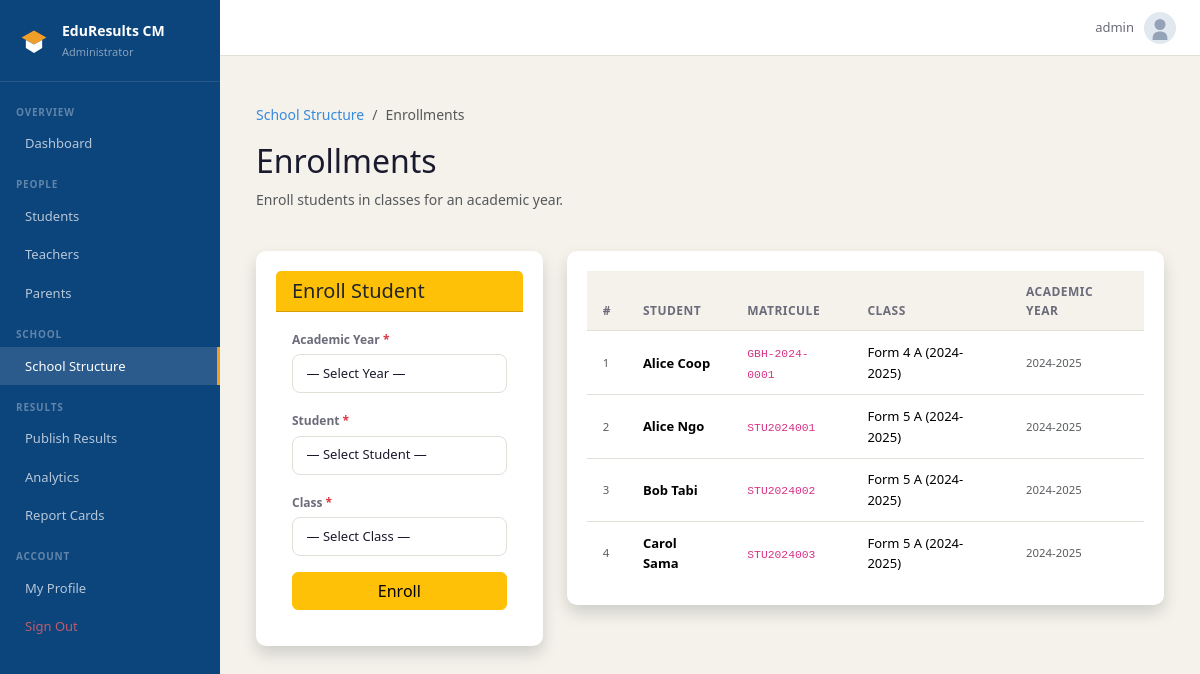
Before: /school/enrollments/ (signed in) with the older database file.
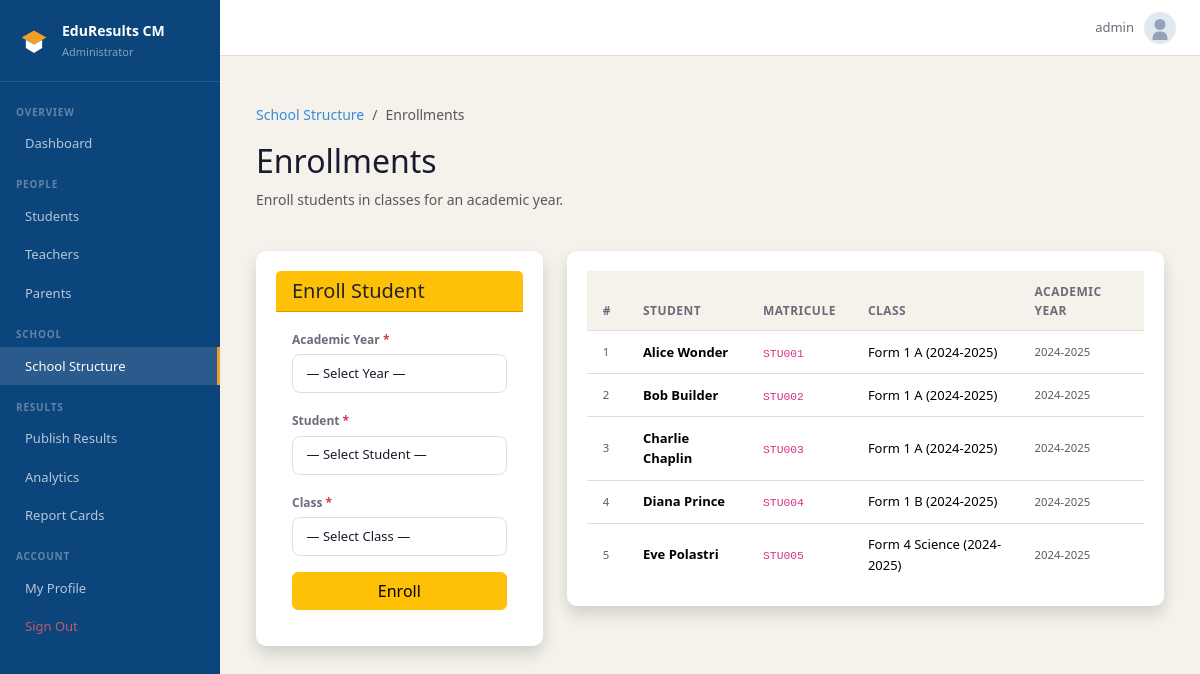
After: the same page with the newer database file.
### school/models.py (models this page shows, shortened)
class Enrollment(models.Model):
    student       = models.ForeignKey(Student, on_delete=models.CASCADE,
                                      related_name='enrollments')
    class_group   = models.ForeignKey(Class, on_delete=models.CASCADE,
                                      related_name='enrollments')
    academic_year = models.ForeignKey(AcademicYear, on_delete=models.CASCADE)
    class Meta:
        unique_together = ['student', 'academic_year']

class Class(models.Model):
    academic_year = models.ForeignKey(AcademicYear, on_delete=models.CASCADE,
                                      related_name='classes')
    level         = models.CharField(max_length=20, choices=CLASS_LEVELS)
    suffix        = models.CharField(max_length=3, blank=True)   # e.g. "A", "B"
    class_teacher = models.ForeignKey(Teacher, null=True, blank=True,
                                      on_delete=models.SET_NULL,
                                      related_name='class_teacher_of')
    def __str__(self):
        return f"{self.level}{' ' + self.suffix if self.suffix else ''} ({self.academic_year})"
    class Meta:
        ordering = ['academic_year', 'level', 'suffix']
        verbose_name_plural = 'Classes'

class AcademicYear(models.Model):
    label      = models.CharField(max_length=20)        # e.g. "2024-2025"
    start_date = models.DateField()
    end_date   = models.DateField()
    is_active  = models.BooleanField(default=False)
    def __str__(self):
        return self.label
    class Meta:
        ordering = ['-start_date']

### accounts/models.py (models this page shows, shortened)
class Student(models.Model):
    user       = models.OneToOneField(User, on_delete=models.CASCADE,
                                      related_name='student_profile')
    matricule  = models.CharField(max_length=20, unique=True)
    date_of_birth = models.DateField(null=True, blank=True)
    photo      = models.ImageField(upload_to=student_photo_upload_to, null=True, blank=True)

class User(AbstractUser):
    ROLE_CHOICES = [
        ('admin',   'Administrator'),
        ('teacher', 'Teacher'),
        ('student', 'Student'),
        ('parent',  'Parent'),
    ]
    role = models.CharField(max_length=10, choices=ROLE_CHOICES, default='student')
    def is_admin(self):   return self.role == 'admin'

### school/views.py (the view, shortened to what this page needs)
# urls.py: path('enrollments/', views.manage_enrollments, name='enrollments'),
@login_required
@role_required('admin')
def manage_enrollments(request):
    years = AcademicYear.objects.order_by('-start_date')
    students = Student.objects.order_by('user__first_name', 'user__last_name')
    classes = Class.objects.select_related('academic_year').order_by('academic_year', 'level', 'suffix')
    enrollments = Enrollment.objects.select_related('student__user', 'class_group', 'academic_year').order_by('academic_year', 'class_group')
    return render(request, 'school/enrollments.html', {
        'years': years,
        'students': students,
        'classes': classes,
        'enrollments': enrollments,
    })

### templates/school/enrollments.html (shortened to what this page needs)
{% extends 'base.html' %}
{% block nav_structure %}active{% endblock %}
{% block content %}
<div class="container mt-4">
    <div class="row mb-4 align-items-center">
        <div class="col">
            <nav aria-label="breadcrumb">
                <ol class="breadcrumb">
                    <li class="breadcrumb-item"><a href="{% url 'school:structure' %}">School Structure</a></li>
                    <li class="breadcrumb-item active">Enrollments</li>
                </ol>
            </nav>
            <h2>Enrollments</h2>
            <p class="text-muted">Enroll students in classes for an academic year.</p>
        </div>
    </div>
    <div class="row g-4">
        <div class="col-md-4">
            <div class="card shadow border-0">
                <div class="card-header bg-warning text-dark">
                    <h5 class="mb-0"> Enroll Student</h5>
                </div>
                <div class="card-body">
                    <form method="post">
                        <div class="mb-3">
                            <label class="form-label fw-bold">Academic Year <span class="text-danger">*</span></label>
                            <select name="academic_year" class="form-select" required>
                                <option value="">— Select Year —</option>
                            </select>
                        </div>
                        <div class="mb-3">
                            <label class="form-label fw-bold">Student <span class="text-danger">*</span></label>
                            <select name="student" class="form-select" required>
                                <option value="">— Select Student —</option>
                            </select>
                        </div>
                        <div class="mb-3">
                            <label class="form-label fw-bold">Class <span class="text-danger">*</span></label>
                            <select name="class_group" class="form-select" required>
                                <option value="">— Select Class —</option>
                            </select>
                        </div>
                        <button type="submit" class="btn btn-warning w-100">
                             Enroll
                        </button>
                    </form>
                </div>
            </div>
        </div>
        <div class="col-md-8">
            <div class="card shadow border-0">
                <div class="card-body p-0">
                    <div class="table-responsive">
                        <table class="table table-hover align-middle mb-0">
                            <thead class="table-dark">
                                <tr>
                                    <th>#</th>
                                    <th>Student</th>
                                    <th>Matricule</th>
                                    <th>Class</th>
                                    <th>Academic Year</th>
                                </tr>
                            </thead>
                            <tbody>
                                {% for enr in enrollments %}
                                <tr>
                                    <td class="text-muted small">{{ forloop.counter }}</td>
                                    <td class="fw-bold">{{ enr.student.user.get_full_name }}</td>
                                    <td><code>{{ enr.student.matricule }}</code></td>
                                    <td>{{ enr.class_group }}</td>
                                    <td class="text-muted small">{{ enr.academic_year.label }}</td>
                                </tr>
                                {% empty %}
                                <tr>
                                    <td colspan="5" class="text-center py-5 text-muted">No enrollments yet.</td>
                                </tr>
                                {% endfor %}
                            </tbody>
                        </table>
                    </div>
                </div>
            </div>
        </div>
    </div>
</div>
{% endblock %}

Changed rows visible on the page:
removed Enrollment: student.user.get_full_name "Alice Coop", student.matricule "GBH-2024-0001", class_group "Form 4 A (2024-2025)", academic_year.label "2024-2025"
removed Enrollment: student.user.get_full_name "Alice Ngo", student.matricule "STU2024001", class_group "Form 5 A (2024-2025)", academic_year.label "2024-2025"
removed Enrollment: student.user.get_full_name "Bob Tabi", student.matricule "STU2024002", class_group "Form 5 A (2024-2025)", academic_year.label "2024-2025"
removed Enrollment: student.user.get_full_name "Carol Sama", student.matricule "STU2024003", class_group "Form 5 A (2024-2025)", academic_year.label "2024-2025"
added Enrollment: student.user.get_full_name "Alice Wonder", student.matricule "STU001", class_group "Form 1 A (2024-2025)", academic_year.label "2024-2025"
added Enrollment: student.user.get_full_name "Bob Builder", student.matricule "STU002", class_group "Form 1 A (2024-2025)", academic_year.label "2024-2025"
added Enrollment: student.user.get_full_name "Charlie Chaplin", student.matricule "STU003", class_group "Form 1 A (2024-2025)", academic_year.label "2024-2025"
added Enrollment: student.user.get_full_name "Diana Prince", student.matricule "STU004", class_group "Form 1 B (2024-2025)", academic_year.label "2024-2025"
added Enrollment: student.user.get_full_name "Eve Polastri", student.matricule "STU005", class_group "Form 4 Science (2024-2025)", academic_year.label "2024-2025"
